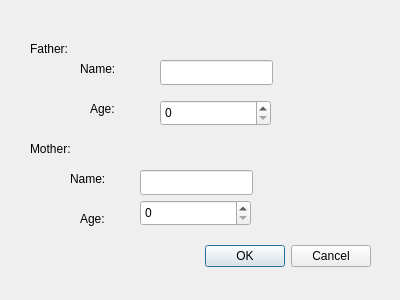
<?xml version="1.0" encoding="UTF-8"?>
<ui version="4.0">
 <class>CreateData</class>
 <widget class="QDialog" name="CreateData">
  <property name="geometry">
   <rect>
    <x>0</x>
    <y>0</y>
    <width>400</width>
    <height>300</height>
   </rect>
  </property>
  <property name="windowTitle">
   <string>Dialog</string>
  </property>
  <widget class="QDialogButtonBox" name="buttonBox">
   <property name="geometry">
    <rect>
     <x>30</x>
     <y>240</y>
     <width>341</width>
     <height>32</height>
    </rect>
   </property>
   <property name="orientation">
    <enum>Qt::Horizontal</enum>
   </property>
   <property name="standardButtons">
    <set>QDialogButtonBox::Cancel|QDialogButtonBox::Ok</set>
   </property>
  </widget>
  <widget class="QLabel" name="label">
   <property name="geometry">
    <rect>
     <x>30</x>
     <y>40</y>
     <width>67</width>
     <height>17</height>
    </rect>
   </property>
   <property name="text">
    <string>Father:</string>
   </property>
  </widget>
  <widget class="QLabel" name="label_2">
   <property name="geometry">
    <rect>
     <x>80</x>
     <y>60</y>
     <width>67</width>
     <height>17</height>
    </rect>
   </property>
   <property name="text">
    <string>Name:</string>
   </property>
  </widget>
  <widget class="QLabel" name="label_3">
   <property name="geometry">
    <rect>
     <x>90</x>
     <y>100</y>
     <width>67</width>
     <height>17</height>
    </rect>
   </property>
   <property name="text">
    <string>Age:</string>
   </property>
  </widget>
  <widget class="QLabel" name="label_4">
   <property name="geometry">
    <rect>
     <x>30</x>
     <y>140</y>
     <width>67</width>
     <height>17</height>
    </rect>
   </property>
   <property name="text">
    <string>Mother:</string>
   </property>
  </widget>
  <widget class="QLabel" name="label_5">
   <property name="geometry">
    <rect>
     <x>80</x>
     <y>210</y>
     <width>67</width>
     <height>17</height>
    </rect>
   </property>
   <property name="text">
    <string>Age:</string>
   </property>
  </widget>
  <widget class="QLabel" name="label_6">
   <property name="geometry">
    <rect>
     <x>70</x>
     <y>170</y>
     <width>67</width>
     <height>17</height>
    </rect>
   </property>
   <property name="text">
    <string>Name:</string>
   </property>
  </widget>
  <widget class="QLineEdit" name="FatName_lineEdit">
   <property name="geometry">
    <rect>
     <x>160</x>
     <y>60</y>
     <width>113</width>
     <height>25</height>
    </rect>
   </property>
  </widget>
  <widget class="QLineEdit" name="MotName_lineEdit_2">
   <property name="geometry">
    <rect>
     <x>140</x>
     <y>170</y>
     <width>113</width>
     <height>25</height>
    </rect>
   </property>
  </widget>
  <widget class="QSpinBox" name="FatAge_spinBox">
   <property name="geometry">
    <rect>
     <x>160</x>
     <y>100</y>
     <width>111</width>
     <height>26</height>
    </rect>
   </property>
  </widget>
  <widget class="QSpinBox" name="MotAge_spinBox_2">
   <property name="geometry">
    <rect>
     <x>140</x>
     <y>200</y>
     <width>111</width>
     <height>26</height>
    </rect>
   </property>
  </widget>
 </widget>
 <resources/>
 <connections>
  <connection>
   <sender>buttonBox</sender>
   <signal>accepted()</signal>
   <receiver>CreateData</receiver>
   <slot>accept()</slot>
   <hints>
    <hint type="sourcelabel">
     <x>248</x>
     <y>254</y>
    </hint>
    <hint type="destinationlabel">
     <x>157</x>
     <y>274</y>
    </hint>
   </hints>
  </connection>
  <connection>
   <sender>buttonBox</sender>
   <signal>rejected()</signal>
   <receiver>CreateData</receiver>
   <slot>reject()</slot>
   <hints>
    <hint type="sourcelabel">
     <x>316</x>
     <y>260</y>
    </hint>
    <hint type="destinationlabel">
     <x>286</x>
     <y>274</y>
    </hint>
   </hints>
  </connection>
 </connections>
</ui>
